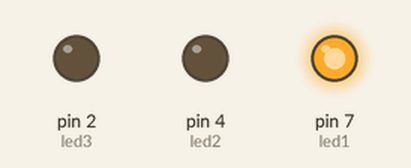
Simulated run of this sketch. Board: Arduino Uno, built with avr-gcc and run on an emulated ATmega328P. On the bench: output pins drawn as LEDs (lit = HIGH).

Above: at 0.5 s.
At 1.2 s:
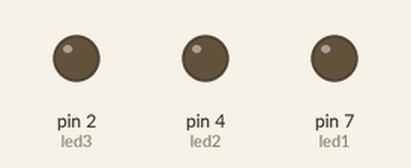
At 2.0 s:
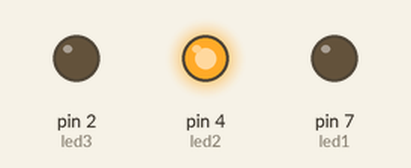
At 3.5 s:
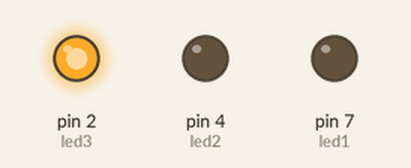
Timing chart, 0 to 5.9 s (numbered marks = the images above):
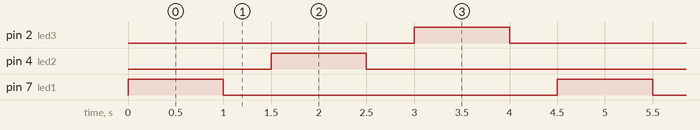

The sketch:

arduino_tinkercad_traffic.ino
```cpp
// C++ code
//
int led1=7;
int led2=4;
int led3=2;
void setup()
{
  pinMode(led1, OUTPUT);
  pinMode(led2, OUTPUT);
  pinMode(led3, OUTPUT);
}

void loop()
{
  digitalWrite(led1, HIGH);
  delay(1000); // Wait for 1000 millisecond(s)
  digitalWrite(led1, LOW);
  delay(500);// Wait for 1000 millisecond(s)
  digitalWrite(led2, HIGH);
  delay(1000);
  digitalWrite(led2,LOW);
  delay(500);// Wait for 1000 millisecond(s)
  digitalWrite(led3, HIGH);
  delay(1000);
  digitalWrite(led3,LOW);
  delay(500);

}
```

Measured:
- by itself, pin 2 (led3), pin 4 (led2), pin 7 (led1): alternates HIGH for 1.0 s and LOW for 3.5 s
- by itself, everything shown: repeats every 4.5 s, in 6 steps
